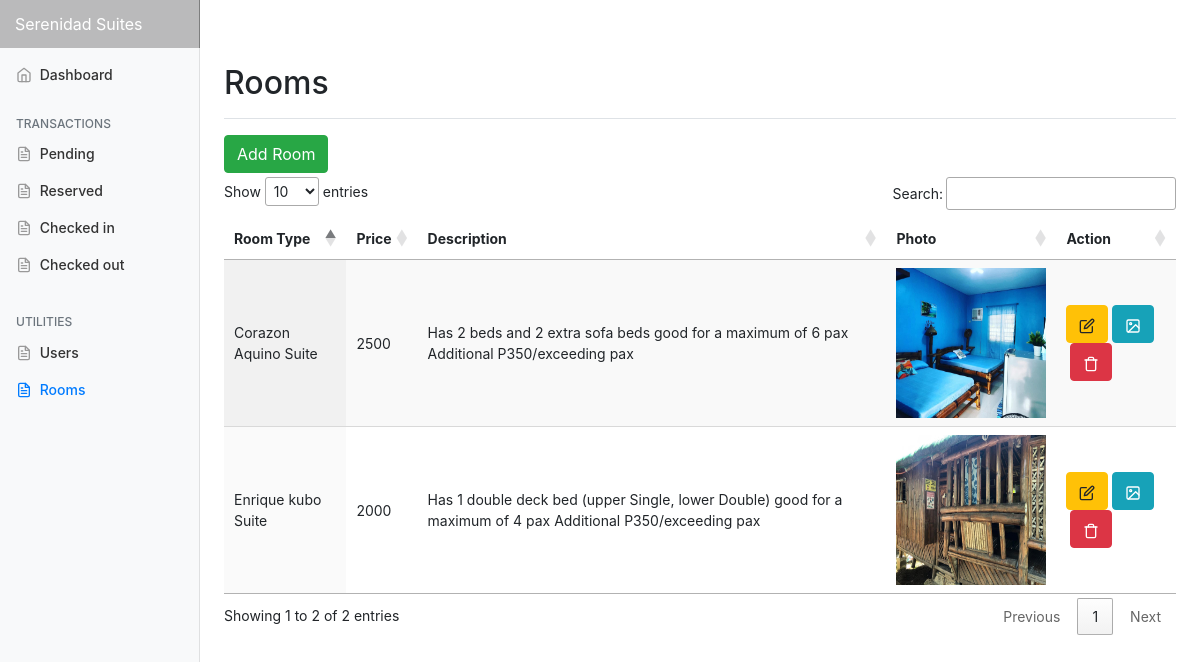
Screenshot of /admin/rooms.php (signed in) with the database file from the repository.
### tables this page shows
CREATE TABLE `room` (
  `id` int NOT NULL,
  `room_type` varchar(50) NOT NULL,
  `price` varchar(11) NOT NULL,
  `photo` varchar(100) NOT NULL,
  `description` text,
  `created_at` datetime DEFAULT NULL,
  `updated_at` datetime DEFAULT NULL
);

### models/Model.php (called while the page is built, shortened)
<?php
class Model
{
    protected $table;
    protected $host = "localhost";
    protected $database = "db_hor";
    protected $username = "root";
    protected $password = "admin";
    protected $pdo;
    protected $stmt;
    public function connect(){
        try {
            $this->pdo = new PDO("mysql:host={$this->host};dbname={$this->database};charset=utf8","{$this->username}","{$this->password}");
            $this->pdo->setAttribute(PDO::ATTR_ERRMODE, PDO::ERRMODE_EXCEPTION);
            $this->pdo->setAttribute(PDO::ATTR_DEFAULT_FETCH_MODE, PDO::FETCH_ASSOC);
        } catch (PDOException $e) {
            echo $e->getMessage();
        }
    }
    public function setQuery($qry){
        $this->qry = $qry;
        $this->stmt = $this->pdo->query($this->qry);
        return $this;
    }
    public function getAll(){
        try {
            return $this->stmt->fetchAll();
        } catch (PDOException $e) {
            return $e->getMessage();
        }
    }
    public function all(){
        $this->qry = "SELECT * FROM $this->table";
        $this->stmt = $this->pdo->query($this->qry);
        $data =  $this->getAll();
        return $data;
    }
}

### admin/rooms.php (the view, shortened to what this page needs)
<?php
  require_once('includes/header.php');
  $connection = new Room();
  $rooms = $connection->all();
?>
    <div class="container-fluid">
      <div class="row">
        <?php include('includes/sidebar.php') ?>
        <main role="main" class="col-md-9 ml-sm-auto col-lg-10 pt-3 px-4">
        <div class="d-flex justify-content-between flex-wrap flex-md-nowrap align-items-center pb-2 mb-3 border-bottom">
            <h1 class="h2">Rooms</h1>
        </div>
        <div class="mb-1">
            <?php
                if($_SESSION['login-restriction'] == 'admin'){
                    echo ' <a href="#" data-toggle="modal" data-target="#addRoomModal">
                                <button class="btn btn-success " data-toggle="tooltip" data-placement="top" title="Add">
                                    <i class="fas fa-plus"></i>
                                    Add Room
                                </button>
                            </a>';
                }
            ?>
        </div>
        <table id="datatable" class="display">
			<thead>
                <tr>
                    <th>Room Type</th>
                    <th>Price</th>
                    <th>Description</th>
                    <th>Photo</th>
                    <th>Action</th>
                </tr>
			</thead>
			<tbody>
                <?php
                    foreach ($rooms as $key => $value) {
                ?>
                    <tr>
                        <td><?= $value['room_type']?></td>
                        <td><?= $value['price']?></td>
                        <td><?= $value['description']?></td>
                        <td>
                            <center>
                                <img src = "<?= $value['photo']?>" height = "150" width = "150"/>
                            </center>
                        </td>
                        <td>
                        <?php
                            if($_SESSION['login-restriction'] == 'admin'){
                                echo '
                                    <div class="form-inline">
                                            <form action="queries/roomResources.php" method="post">
                                                <input type="hidden" value="edit" name="resource_type">
                                                <input type="hidden" value="'.$value['id'].'"  name="room_id">
                                                <button type="submit" class="btn btn-warning"  data-toggle="tooltip" data-placement="top" title="Edit">
                                                    <i data-feather="edit"></i>
                                                </button>
                                            </form>
                                            <form action="queries/roomResources.php" method="post" class="ml-1">
                                                <input type="hidden" value="add-other-images" name="resource_type">
                                                <input type="hidden" value="'.$value['id'].'"  name="room_id">
                                                <button type="submit" class="btn btn-info"  data-toggle="tooltip" data-placement="top" title="Add Other Images">
                                                    <i data-feather="image"></i>
                                                </button>
                                            </form>
                                            <form action="queries/roomResources.php" method="post" class="ml-1">
                                                    <input type="hidden" value="delete" name="resource_type">
                                                    <input type="hidden" value="'.$value['id'].'" name="room_id">
                                                    <input value="'.$value['photo'].'" name="old_photo" type="hidden" class="form-control ">
                                                    <button type="submit" class="btn btn-danger"  data-toggle="tooltip" data-placement="top" title="Add Other Delete">
                                                        <i data-feather="trash"></i>
                                                    </button>
                                            </form>
                                    </div>
                                ';
                            }
                            ?>
                        </td>
                    </tr>
                <?php
                    }
                ?>
            </tbody>
		</table>
        </main>
      </div>
    </div>
<?php
  require_once('includes/footer.php');
?>

### admin/css/dashboard.css (style rules this page uses)
body { font-size: .875rem; }
.feather { width: 16px; height: 16px; vertical-align: text-bottom; }
.border-bottom { border-bottom: 1px solid #e5e5e5; }

### rows the page displays
room: room_type "Corazon Aquino Suite", price "2500", description "Has 2 beds and 2 extra sofa beds good for a maximum of 6 pax Additional P350/exceeding pax", photo (picture)
room: room_type "Enrique kubo Suite", price "2000", description "Has 1 double deck bed (upper Single, lower Double) good for a maximum of 4 pax Additional P350/exceeding pax", photo (picture)
